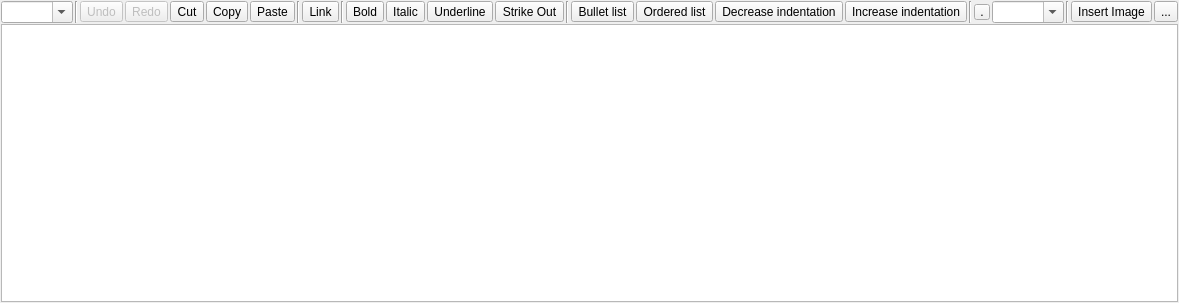
<?xml version="1.0" encoding="UTF-8"?>
<ui version="4.0">
 <class>MRichTextEdit</class>
 <widget class="QWidget" name="MRichTextEdit">
  <property name="geometry">
   <rect>
    <x>0</x>
    <y>0</y>
    <width>888</width>
    <height>303</height>
   </rect>
  </property>
  <property name="windowTitle">
   <string notr="true"/>
  </property>
  <layout class="QVBoxLayout" name="verticalLayout">
   <property name="spacing">
    <number>1</number>
   </property>
   <property name="leftMargin">
    <number>1</number>
   </property>
   <property name="topMargin">
    <number>1</number>
   </property>
   <property name="rightMargin">
    <number>1</number>
   </property>
   <property name="bottomMargin">
    <number>1</number>
   </property>
   <item>
    <widget class="QWidget" name="f_toolbar" native="true">
     <layout class="QHBoxLayout" name="horizontalLayout">
      <property name="spacing">
       <number>2</number>
      </property>
      <property name="leftMargin">
       <number>0</number>
      </property>
      <property name="topMargin">
       <number>0</number>
      </property>
      <property name="rightMargin">
       <number>0</number>
      </property>
      <property name="bottomMargin">
       <number>0</number>
      </property>
      <item>
       <widget class="QComboBox" name="f_paragraph">
        <property name="focusPolicy">
         <enum>Qt::ClickFocus</enum>
        </property>
        <property name="toolTip">
         <string>Paragraph formatting</string>
        </property>
        <property name="editable">
         <bool>true</bool>
        </property>
       </widget>
      </item>
      <item>
       <widget class="Line" name="line_4">
        <property name="orientation">
         <enum>Qt::Vertical</enum>
        </property>
       </widget>
      </item>
      <item>
       <widget class="QToolButton" name="f_undo">
        <property name="enabled">
         <bool>false</bool>
        </property>
        <property name="focusPolicy">
         <enum>Qt::ClickFocus</enum>
        </property>
        <property name="toolTip">
         <string>Undo (CTRL+Z)</string>
        </property>
        <property name="text">
         <string>Undo</string>
        </property>
        <property name="icon">
         <iconset>
          <normaloff/>
         </iconset>
        </property>
        <property name="iconSize">
         <size>
          <width>16</width>
          <height>16</height>
         </size>
        </property>
       </widget>
      </item>
      <item>
       <widget class="QToolButton" name="f_redo">
        <property name="enabled">
         <bool>false</bool>
        </property>
        <property name="focusPolicy">
         <enum>Qt::ClickFocus</enum>
        </property>
        <property name="toolTip">
         <string>Redo</string>
        </property>
        <property name="text">
         <string>Redo</string>
        </property>
        <property name="icon">
         <iconset>
          <normaloff/>
         </iconset>
        </property>
        <property name="iconSize">
         <size>
          <width>16</width>
          <height>16</height>
         </size>
        </property>
       </widget>
      </item>
      <item>
       <widget class="QToolButton" name="f_cut">
        <property name="focusPolicy">
         <enum>Qt::ClickFocus</enum>
        </property>
        <property name="toolTip">
         <string>Cut (CTRL+X)</string>
        </property>
        <property name="text">
         <string>Cut</string>
        </property>
        <property name="icon">
         <iconset>
          <normaloff/>
         </iconset>
        </property>
        <property name="iconSize">
         <size>
          <width>16</width>
          <height>16</height>
         </size>
        </property>
       </widget>
      </item>
      <item>
       <widget class="QToolButton" name="f_copy">
        <property name="focusPolicy">
         <enum>Qt::ClickFocus</enum>
        </property>
        <property name="toolTip">
         <string>Copy (CTRL+C)</string>
        </property>
        <property name="text">
         <string>Copy</string>
        </property>
        <property name="icon">
         <iconset>
          <normaloff/>
         </iconset>
        </property>
        <property name="iconSize">
         <size>
          <width>16</width>
          <height>16</height>
         </size>
        </property>
       </widget>
      </item>
      <item>
       <widget class="QToolButton" name="f_paste">
        <property name="focusPolicy">
         <enum>Qt::ClickFocus</enum>
        </property>
        <property name="toolTip">
         <string>Paste (CTRL+V)</string>
        </property>
        <property name="text">
         <string>Paste</string>
        </property>
        <property name="icon">
         <iconset>
          <normaloff/>
         </iconset>
        </property>
        <property name="iconSize">
         <size>
          <width>16</width>
          <height>16</height>
         </size>
        </property>
       </widget>
      </item>
      <item>
       <widget class="Line" name="line">
        <property name="orientation">
         <enum>Qt::Vertical</enum>
        </property>
       </widget>
      </item>
      <item>
       <widget class="QToolButton" name="f_link">
        <property name="focusPolicy">
         <enum>Qt::ClickFocus</enum>
        </property>
        <property name="toolTip">
         <string>Link (CTRL+L)</string>
        </property>
        <property name="text">
         <string>Link</string>
        </property>
        <property name="icon">
         <iconset>
          <normaloff/>
         </iconset>
        </property>
        <property name="iconSize">
         <size>
          <width>16</width>
          <height>16</height>
         </size>
        </property>
        <property name="checkable">
         <bool>true</bool>
        </property>
       </widget>
      </item>
      <item>
       <widget class="Line" name="line_3">
        <property name="orientation">
         <enum>Qt::Vertical</enum>
        </property>
       </widget>
      </item>
      <item>
       <widget class="QToolButton" name="f_bold">
        <property name="focusPolicy">
         <enum>Qt::ClickFocus</enum>
        </property>
        <property name="toolTip">
         <string notr="true">Bold (CTRL+B)</string>
        </property>
        <property name="text">
         <string>Bold</string>
        </property>
        <property name="icon">
         <iconset>
          <normaloff/>
         </iconset>
        </property>
        <property name="iconSize">
         <size>
          <width>16</width>
          <height>16</height>
         </size>
        </property>
        <property name="checkable">
         <bool>true</bool>
        </property>
       </widget>
      </item>
      <item>
       <widget class="QToolButton" name="f_italic">
        <property name="focusPolicy">
         <enum>Qt::ClickFocus</enum>
        </property>
        <property name="toolTip">
         <string>Italic (CTRL+I)</string>
        </property>
        <property name="text">
         <string>Italic</string>
        </property>
        <property name="icon">
         <iconset>
          <normaloff/>
         </iconset>
        </property>
        <property name="iconSize">
         <size>
          <width>16</width>
          <height>16</height>
         </size>
        </property>
        <property name="checkable">
         <bool>true</bool>
        </property>
       </widget>
      </item>
      <item>
       <widget class="QToolButton" name="f_underline">
        <property name="focusPolicy">
         <enum>Qt::ClickFocus</enum>
        </property>
        <property name="toolTip">
         <string>Underline (CTRL+U)</string>
        </property>
        <property name="text">
         <string>Underline</string>
        </property>
        <property name="icon">
         <iconset>
          <normaloff/>
         </iconset>
        </property>
        <property name="iconSize">
         <size>
          <width>16</width>
          <height>16</height>
         </size>
        </property>
        <property name="checkable">
         <bool>true</bool>
        </property>
       </widget>
      </item>
      <item>
       <widget class="QToolButton" name="f_strikeout">
        <property name="text">
         <string>Strike Out</string>
        </property>
        <property name="checkable">
         <bool>true</bool>
        </property>
       </widget>
      </item>
      <item>
       <widget class="Line" name="line_5">
        <property name="orientation">
         <enum>Qt::Vertical</enum>
        </property>
       </widget>
      </item>
      <item>
       <widget class="QToolButton" name="f_list_bullet">
        <property name="focusPolicy">
         <enum>Qt::ClickFocus</enum>
        </property>
        <property name="toolTip">
         <string>Bullet list (CTRL+-)</string>
        </property>
        <property name="text">
         <string>Bullet list</string>
        </property>
        <property name="iconSize">
         <size>
          <width>16</width>
          <height>16</height>
         </size>
        </property>
        <property name="checkable">
         <bool>true</bool>
        </property>
       </widget>
      </item>
      <item>
       <widget class="QToolButton" name="f_list_ordered">
        <property name="focusPolicy">
         <enum>Qt::ClickFocus</enum>
        </property>
        <property name="toolTip">
         <string>Ordered list (CTRL+=)</string>
        </property>
        <property name="text">
         <string>Ordered list</string>
        </property>
        <property name="iconSize">
         <size>
          <width>16</width>
          <height>16</height>
         </size>
        </property>
        <property name="checkable">
         <bool>true</bool>
        </property>
       </widget>
      </item>
      <item>
       <widget class="QToolButton" name="f_indent_dec">
        <property name="focusPolicy">
         <enum>Qt::ClickFocus</enum>
        </property>
        <property name="toolTip">
         <string>Decrease indentation (CTRL+,)</string>
        </property>
        <property name="text">
         <string>Decrease indentation</string>
        </property>
        <property name="icon">
         <iconset>
          <normaloff/>
         </iconset>
        </property>
        <property name="iconSize">
         <size>
          <width>16</width>
          <height>16</height>
         </size>
        </property>
       </widget>
      </item>
      <item>
       <widget class="QToolButton" name="f_indent_inc">
        <property name="focusPolicy">
         <enum>Qt::ClickFocus</enum>
        </property>
        <property name="toolTip">
         <string>Increase indentation (CTRL+.)</string>
        </property>
        <property name="text">
         <string>Increase indentation</string>
        </property>
        <property name="icon">
         <iconset>
          <normaloff/>
         </iconset>
        </property>
        <property name="iconSize">
         <size>
          <width>16</width>
          <height>16</height>
         </size>
        </property>
       </widget>
      </item>
      <item>
       <widget class="Line" name="line_2">
        <property name="orientation">
         <enum>Qt::Vertical</enum>
        </property>
       </widget>
      </item>
      <item>
       <widget class="QToolButton" name="f_bgcolor">
        <property name="minimumSize">
         <size>
          <width>16</width>
          <height>16</height>
         </size>
        </property>
        <property name="maximumSize">
         <size>
          <width>16</width>
          <height>16</height>
         </size>
        </property>
        <property name="focusPolicy">
         <enum>Qt::ClickFocus</enum>
        </property>
        <property name="toolTip">
         <string>Text background color</string>
        </property>
        <property name="text">
         <string>.</string>
        </property>
        <property name="iconSize">
         <size>
          <width>16</width>
          <height>16</height>
         </size>
        </property>
       </widget>
      </item>
      <item>
       <widget class="QComboBox" name="f_fontsize">
        <property name="sizePolicy">
         <sizepolicy hsizetype="Preferred" vsizetype="Fixed">
          <horstretch>0</horstretch>
          <verstretch>0</verstretch>
         </sizepolicy>
        </property>
        <property name="focusPolicy">
         <enum>Qt::ClickFocus</enum>
        </property>
        <property name="toolTip">
         <string>Font size</string>
        </property>
        <property name="editable">
         <bool>true</bool>
        </property>
       </widget>
      </item>
      <item>
       <widget class="Line" name="line_6">
        <property name="orientation">
         <enum>Qt::Vertical</enum>
        </property>
       </widget>
      </item>
      <item>
       <widget class="QToolButton" name="f_image">
        <property name="text">
         <string notr="true">Insert Image</string>
        </property>
       </widget>
      </item>
      <item>
       <spacer name="horizontalSpacer">
        <property name="orientation">
         <enum>Qt::Horizontal</enum>
        </property>
        <property name="sizeHint" stdset="0">
         <size>
          <width>40</width>
          <height>20</height>
         </size>
        </property>
       </spacer>
      </item>
      <item>
       <widget class="QToolButton" name="f_menu">
        <property name="text">
         <string>...</string>
        </property>
       </widget>
      </item>
     </layout>
     <zorder>f_paragraph</zorder>
     <zorder>line_4</zorder>
     <zorder>f_undo</zorder>
     <zorder>f_redo</zorder>
     <zorder>f_cut</zorder>
     <zorder>f_copy</zorder>
     <zorder>f_paste</zorder>
     <zorder>line</zorder>
     <zorder>f_link</zorder>
     <zorder>line_3</zorder>
     <zorder>f_italic</zorder>
     <zorder>f_underline</zorder>
     <zorder>line_2</zorder>
     <zorder>f_fontsize</zorder>
     <zorder>line_5</zorder>
     <zorder>f_list_bullet</zorder>
     <zorder>f_list_ordered</zorder>
     <zorder>f_indent_dec</zorder>
     <zorder>f_indent_inc</zorder>
     <zorder>f_bold</zorder>
     <zorder>f_bgcolor</zorder>
     <zorder>f_strikeout</zorder>
     <zorder>f_image</zorder>
     <zorder>line_6</zorder>
     <zorder>f_menu</zorder>
    </widget>
   </item>
   <item>
    <widget class="MTextEdit" name="f_textedit">
     <property name="autoFormatting">
      <set>QTextEdit::AutoNone</set>
     </property>
     <property name="tabChangesFocus">
      <bool>true</bool>
     </property>
     <property name="html">
      <string>&lt;!DOCTYPE HTML PUBLIC &quot;-//W3C//DTD HTML 4.0//EN&quot; &quot;http://www.w3.org/TR/REC-html40/strict.dtd&quot;&gt;
&lt;html&gt;&lt;head&gt;&lt;meta name=&quot;qrichtext&quot; content=&quot;1&quot; /&gt;&lt;style type=&quot;text/css&quot;&gt;
p, li { white-space: pre-wrap; }
&lt;/style&gt;&lt;/head&gt;&lt;body style=&quot; font-family:'MS Shell Dlg 2'; font-size:8.25pt; font-weight:400; font-style:normal;&quot;&gt;
&lt;p style=&quot;-qt-paragraph-type:empty; margin-top:0px; margin-bottom:0px; margin-left:0px; margin-right:0px; -qt-block-indent:0; text-indent:0px; font-size:8pt;&quot;&gt;&lt;br /&gt;&lt;/p&gt;&lt;/body&gt;&lt;/html&gt;</string>
     </property>
    </widget>
   </item>
  </layout>
 </widget>
 <customwidgets>
  <customwidget>
   <class>MTextEdit</class>
   <extends>QTextEdit</extends>
   <header>mtextedit.h</header>
  </customwidget>
 </customwidgets>
 <tabstops>
  <tabstop>f_textedit</tabstop>
  <tabstop>f_strikeout</tabstop>
  <tabstop>f_image</tabstop>
  <tabstop>f_menu</tabstop>
 </tabstops>
 <resources/>
 <connections/>
</ui>
